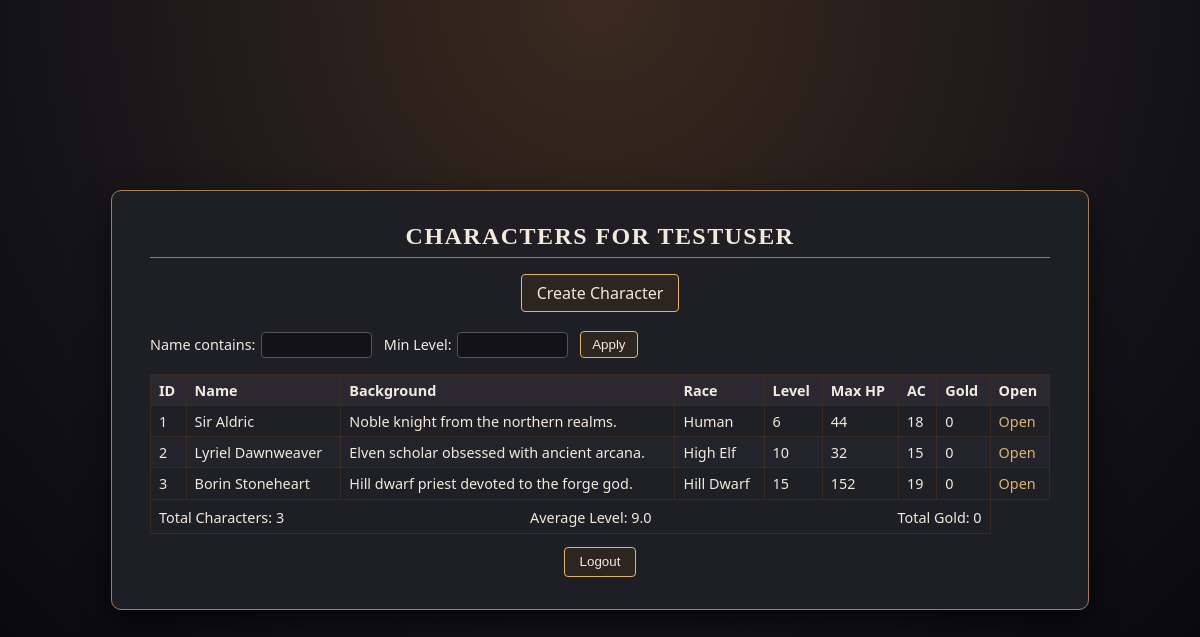
Page /list?sort=name&dir=desc (signed in) on the committed database.
### tables this page shows
CREATE TABLE User(
userid INTEGER PRIMARY KEY AUTOINCREMENT,
username TEXT UNIQUE NOT NULL,
passw TEXT NOT NULL
);

CREATE TABLE Character(
characterid INTEGER PRIMARY KEY AUTOINCREMENT,
userid INTEGER REFERENCES User(userid),
background TEXT NOT NULL,
iscompanion INTEGER CHECK(iscompanion >= 0) DEFAULT NULL, 
name TEXT,
playername TEXT,
electrum INTEGER CHECK(electrum >= 0) DEFAULT 0,
gold INTEGER CHECK(gold >= 0) DEFAULT 0,
silver INTEGER CHECK(silver >= 0) DEFAULT 0,
copper INTEGER CHECK(copper >= 0) DEFAULT 0,
platinum INTEGER CHECK(platinum >= 0) DEFAULT 0,
ownerid INTEGER REFERENCES Character(characterid) DEFAULT NULL
);

### MyFlask.py (the view)
@app.route("/list")
def list_characters():
    conn = sqlite3.connect("DnDCharacterManager.db")
    cursor = conn.cursor()
    user_id = session.get("userid")
    if not user_id:
        conn.close()
        return redirect("/login")
    sort = request.args.get("sort", "name")
    direction = request.args.get("dir", "asc").lower()
    direction = "DESC" if direction == "desc" else "ASC"
    min_level = request.args.get("min_level", type=int)
    search = request.args.get("search", default="")
    sort_columns = {
        "id": "c.characterid",
        "name": "c.name",
        "background": "c.background",
        "race": "race_name",
        "level": "max_class_level",
        "maxhp": "total_maxhp",
        "ac": "ac",
        "gold": "c.gold",
    }
    order_by = sort_columns.get(sort, "c.name")
    params = [user_id]
    where_extra = ""
    if search:
        where_extra += " AND c.name LIKE ?"
        params.append(f"%{search}%")
    having_clause = ""
    if min_level is not None:
        having_clause = "HAVING max_class_level >= ?"
        params.append(min_level)
    cursor.execute(f"""
        SELECT
            c.characterid,
            c.name,
            c.background,
            COALESCE(r.name, 'Unknown') AS race_name,
            COALESCE(MAX(cl.classlevel), 0) AS max_class_level,
            COALESCE(SUM(cl.maxhitpoints), 0) AS total_maxhp,
            COALESCE(s.armorclass, 0) AS ac,
            c.gold,
            c.silver,
            c.electrum,
            c.copper,
            c.platinum
        FROM Character c
        LEFT JOIN Race r ON r.characterid = c.characterid
        LEFT JOIN Class cl ON cl.characterid = c.characterid
        LEFT JOIN Stats s ON s.characterid = c.characterid
        WHERE c.userid = ? AND c.iscompanion = 0
        {where_extra}
        GROUP BY
            c.characterid, c.name, c.background,
            race_name, ac,
            c.gold, c.silver, c.electrum, c.copper, c.platinum
        {having_clause}
        ORDER BY {order_by} {direction}
    """, params)
    characters = cursor.fetchall()
    cursor.execute("""
        SELECT
            COUNT(DISTINCT c.characterid) AS char_count,
            COALESCE(AVG(cl.classlevel), 0) AS avg_level,
            COALESCE(SUM(c.gold), 0) AS total_gold
        FROM Character c
        LEFT JOIN Class cl ON cl.characterid = c.characterid
        WHERE c.userid = ? AND c.iscompanion = 0
    """, (user_id,))
    summary_row = cursor.fetchone()
    summary = {
        "char_count": summary_row[0],
        "avg_level": round(summary_row[1], 2) if summary_row[1] is not None else 0,
        "total_gold": summary_row[2],
    }
    cursor.execute("SELECT username FROM User WHERE userid = ?", (user_id,))
    username = cursor.fetchone()[0]
    conn.close()
    return render_template(
        "list.html",
        characters=characters,
        username=username,
        summary=summary,
        current_sort=sort,
        current_dir="desc" if direction == "DESC" else "asc",
        min_level=min_level,
        search=search,
    )

### templates/list.html (shortened to what this page needs)
<!DOCTYPE html>
<html lang="en">
<head>
    <link rel="stylesheet" href="{{ url_for('static', filename='css/list.css') }}">
</head>
<body>
    <div class="list-card">
        <h2>Characters for {{ username }}</h2>
        <div class="list-actions">
            <a href="/charactercreation" class="primary-link">Create Character</a>
        </div>
        <form class="filter-row" method="get" action="{{ url_for('list_characters') }}">
            <label>
                Name contains:
                <input type="text" name="search" value="{{ search or '' }}">
            </label>
            <label>
                Min Level:
                <input type="number" name="min_level" min="0"
                    value="{{ min_level if min_level is not none }}">
            </label>
            <button type="submit">Apply</button>
        </form>
        <table class="character-table">
            <thead>
                <tr>
                    <th>
                        <a href="{{ url_for('list_characters', sort='id',
                                            dir='desc' if current_sort=='id' and current_dir=='asc' else 'asc') }}">
                            ID
                        </a>
                    </th>
                    <th>
                        <a href="{{ url_for('list_characters', sort='name',
                                            dir='desc' if current_sort=='name' and current_dir=='asc' else 'asc') }}">
                            Name
                        </a>
                    </th>
                    <th>
                        <a href="{{ url_for('list_characters', sort='background',
                                            dir='desc' if current_sort=='background' and current_dir=='asc' else 'asc') }}">
                            Background
                        </a>
                    </th>
                    <th>
                        <a href="{{ url_for('list_characters', sort='race',
                                            dir='desc' if current_sort=='race' and current_dir=='asc' else 'asc') }}">
                            Race
                        </a>
                    </th>
                    <th>
                        <a href="{{ url_for('list_characters', sort='level',
                                            dir='desc' if current_sort=='level' and current_dir=='asc' else 'asc') }}">
                            Level
                        </a>
                    </th>
                    <th>
                        <a href="{{ url_for('list_characters', sort='maxhp',
                                            dir='desc' if current_sort=='maxhp' and current_dir=='asc' else 'asc') }}">
                            Max HP
                        </a>
                    </th>
                    <th>
                        <a href="{{ url_for('list_characters', sort='ac',
                                            dir='desc' if current_sort=='ac' and current_dir=='asc' else 'asc') }}">
                            AC
                        </a>
                    </th>
                    <th>
                        <a href="{{ url_for('list_characters', sort='gold',
                                            dir='desc' if current_sort=='gold' and current_dir=='asc' else 'asc') }}">
                            Gold
                        </a>
                    </th>
                    <th>Open</th>
                </tr>
            </thead>
            <tbody>
                {% for c in characters %}
                    <tr>
                        <td>{{ c[0] }}</td>
                        <td>{{ c[1] }}</td>
                        <td>{{ c[2] }}</td>
                        <td>{{ c[3] }}</td>
                        <td>{{ c[4] }}</td>
                        <td>{{ c[5] }}</td>
                        <td>{{ c[6] }}</td>
                        <td>{{ c[7] }}</td>
                        <td>
                            <a href="{{ url_for('character', cid=c[0]) }}" class="choose-link">Open</a>
                        </td>
                    </tr>
                {% endfor %}
            </tbody>
            <tfoot>
                <tr>
                    <td colspan="8">
                        <div class="summary-row">
                            <span>Total Characters: {{ summary.char_count }}</span>
                            <span>Average Level: {{ summary.avg_level }}</span>
                            <span>Total Gold: {{ summary.total_gold }}</span>
                        </div>
                    </td>
                </tr>
            </tfoot>
        </table>
        <button type="button" id="logoutButton">Logout</button>
    </div>
</body>
</html>

### static/css/list.css (style rules this page uses)
body { margin: 0; min-height: 100vh; display: flex; align-items: center; justify-content: center; font-family: system-ui, -apple-system, BlinkMacSystemFont, "Segoe UI", sans-serif; background: radial-gradient(circle at top, #3b2a1e 0, #121218 60%, #050509 100%); color: #f3e9dc; }
.list-card { width: 100%; max-width: 900px; padding: 2rem 2.4rem; background: rgba(31, 31, 38, 0.96); border-radius: 10px; border: 1px solid #a67c52; box-shadow: 0 12px 30px rgba(0, 0, 0, 0.55); }
.list-card h2 { margin: 0 0 1rem; text-align: center; font-family: "Georgia", "Times New Roman", serif; letter-spacing: 0.06em; text-transform: uppercase; border-bottom: 1px solid #a67c52; padding-bottom: 0.4rem; }
.list-actions { text-align: center; margin: 0.8rem 0 1.2rem; }
.primary-link { display: inline-block; padding: 0.45rem 0.9rem; border-radius: 4px; border: 1px solid #e0b469; background: #2c2520; color: #f3e9dc; text-decoration: none; font-weight: 500; }
.character-table { width: 100%; border-collapse: collapse; font-size: 0.9rem; }
.character-table th, .character-table td { border: 1px solid #3a2b20; padding: 0.35rem 0.5rem; text-align: left; }
.character-table th { background: #2b2831; }
.character-table th a { color: #f3e9dc; text-decoration: none; }
.character-table tbody tr:nth-child(even) { background: #23232b; }
.character-table tbody tr:nth-child(odd) { background: #1f1f26; }
.summary-row { display: flex; justify-content: space-between; font-size: 0.9rem; padding-top: 0.2rem; }
.choose-link { color: #e0b469; text-decoration: none; }
#logoutButton { display: block; margin: 0.8rem auto 0; border-radius: 4px; border: 1px solid #e0b469; background: #2c2520; color: #f3e9dc; padding: 0.4rem 0.9rem; cursor: pointer; font-weight: 500; }
.filter-row { display: flex; align-items: center; gap: 0.75rem; margin: 0 0 1rem; font-size: 0.9rem; }
.filter-row input[name="search"] { width: 10rem; }
.filter-row input[type="text"], .filter-row input[type="number"] { padding: 0.25rem 0.4rem; border-radius: 4px; border: 1px solid #555; background: #121217; color: #f3e9dc; font-size: 0.9rem; width: 6rem; }
.filter-row button { border-radius: 4px; border: 1px solid #e0b469; background: #2c2520; color: #f3e9dc; padding: 0.3rem 0.7rem; cursor: pointer; }
.filter-row label { display: flex; align-items: center; gap: 0.35rem; }

### rows in the picture
User: username "TESTUSER"
Character: characterid "1", name "Sir Aldric", background "Noble knight from the northern realms.", c "Human", c "6", c "44", c "18", gold "0"
Character: characterid "2", name "Lyriel Dawnweaver", background "Elven scholar obsessed with ancient arcana.", c "High Elf", c "10", c "32", c "15", gold "0"
Character: characterid "3", name "Borin Stoneheart", background "Hill dwarf priest devoted to the forge god.", c "Hill Dwarf", c "15", c "152", c "19", gold "0"

### other values in the picture
{{ summary.char_count }} "3"
{{ summary.avg_level }} "9.0"
{{ summary.total_gold }} "0"
